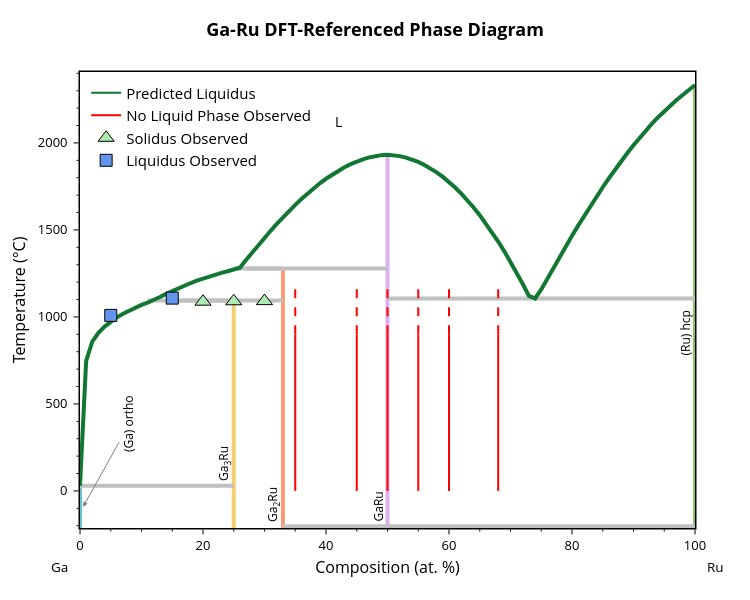

The notebook cell saved with this chart:
### Markdown cell above
## 3 - Refine liquid parameters using measured constraints

We first adjust the solid phases with the convex hull editor, then use the measured liquidus to refine the non-ideal mixing parameters. The `ConvexHullEditor` is initialized directly from the `BinaryLiquid`; its temperature slider shows the Gibbs hull `G = H - T*S`, and `apply()` writes the edited hull and phase list (with entropies) back to the object.

### Code cell
import numpy as np
from gliquid.binary import _x_vals
from gliquid.hull_editor import ConvexHullEditor

def optimize_predicted_params(bl: BinaryLiquid, known_points: list, predicted_params: list) -> tuple:

    hull_points = np.array([[p['comp'], p['enthalpy']] for p in bl.phases if 'comp' in p])
    bl.eqs['h_hull_interp'] = np.interp(_x_vals[1:-1], hull_points[:, 0], hull_points[:, 1])
    bl.comp_range_fit_lim = 0
    bl.init_error = False
    bl.max_liq_temp = max(v['T_fusion'] for v in bl.component_data.values())
    bl.min_liq_temp = min(v['T_fusion'] for v in bl.component_data.values())
    bl.digitized_liq = [[p[0], p[1]] for p in known_points]

    mae, _, _, _ = bl.calculate_deviation_metrics(ignored_ranges=False, allow_sparse_data=True)
    print(f"Known points (Kelvin): {known_points}")
    print(f"Liquidus MAE from known points: {int(mae)}K")

    print(f"Original predicted parameters: {predicted_params}")

    bl.fit_parameters(verbose=True, max_iter=128, check_phase_mismatch=False, allow_sparse_data=True, 
                      disable_inv_constrs=True, params_init=predicted_params)
    
    print(f"Adjusted parameters: {bl.get_params()}")
    return bl.get_params()


# Edit the solid phases with the convex hull editor (initialized from the BinaryLiquid).
# GaRu sits just above the T=0 DFT hull, but its configurational entropy stabilizes it at
# the assessment temperature; Ga3Ru is given a small negative entropy. Entropies are in
# eV/atom/K (to match the eV/atom energy axis); 1.057e-4 eV/atom/K = 10.2 J/mol-atom/K.
t_assess = 1108 + 273.15  # assessment temperature (K) at which the Gibbs hull is evaluated
editor = ConvexHullEditor(bl)
editor.set_temperature(t_assess)
editor.modify_entry(editor.find_entry(name='Ga3Ru'), new_entropy=-1.451e-5)                # = -1.4 J/mol-atom/K
editor.modify_entry(editor.find_entry(name='GaRu'), new_ef_per_atom=-0.301, new_entropy=1.057e-4)  # = 10.2 J/mol-atom/K
editor.display()   # interactive: inspect the Gibbs hull and tune values with the temperature slider
editor.apply()

print("Solid phase energies (eV/atom, eV/atom/K):")
for p in bl.phases:
    if 'comp' in p:
        print(f"  {p['name']:<22} Ef={p['enthalpy']/96485:+.3f}  S={p.get('entropy', 0)/96485:+.2e}")
print("-" * 30)

# Reformat measured liquidus points to [at. fraction, Kelvin]
measured_liq_points = [[p[0]/100.0, p[1]+273.15] for p in liquidus_points]
measured_liq_points.append([0.73, 1125+273.15]) # Add suspected pre-melting point to stabilize optimization
adj_params = optimize_predicted_params(bl, measured_liq_points, pred_params)
bl.temp_range = [253, 1000]
bl.update_phase_points()
blp = BLPlotter(bl)
fig = blp.get_plot('pred')
add_experimental_traces(fig)
fig.show()

### Figure 1 — Plotly figure (JSON) as saved in the notebook; plotly's stock layout.template omitted (floating-point values rounded to 4 significant figures)
{"data": [{"hovertemplate": "label=alpha-Ga (orthorhombic)<br>x=%{x}<br>t=%{y}<extra></extra>", "legendgroup": "alpha-Ga (orthorhombic)", "line": {"color": "rgb(102, 197, 204)", "dash": "solid", "width": 4}, "marker": {"symbol": "circle"}, "mode": "lines", "name": "alpha-Ga (orthorhombic)", "orientation": "v", "showlegend": false, "type": "scatter", "x": [0, 0], "xaxis": "x", "y": [29.75, -273.1], "yaxis": "y"}, {"hovertemplate": "label=Ga3Ru<br>x=%{x}<br>t=%{y}<extra></extra>", "legendgroup": "Ga3Ru", "line": {"color": "rgb(246, 207, 113)", "dash": "solid", "width": 4}, "marker": {"symbol": "circle"}, "mode": "lines", "name": "Ga3Ru", "orientation": "v", "showlegend": false, "type": "scatter", "x": [25, 25, 25, 25, 25, 25, 25, 25, 25, 25, 25, 25, 25, 25, 25], "xaxis": "x", "y": [29.75, -5484.0, 944.6, 973.3, 908.6, 1037.0, 746.9, 858.1, 1018.0, 997.5, 1069.0, 1054.0, 1082.0, 1094.0, -273.1], "yaxis": "y"}, {"hovertemplate": "label=Ga2Ru<br>x=%{x}<br>t=%{y}<extra></extra>", "legendgroup": "Ga2Ru", "line": {"color": "rgb(248, 156, 116)", "dash": "solid", "width": 4}, "marker": {"symbol": "circle"}, "mode": "lines", "name": "Ga2Ru", "orientation": "v", "showlegend": false, "type": "scatter", "x": [33, 33, 33, 33, 33, 33, 33, 33, 33, 33, 33, 33, 33, 33, 33, 33, 33, 33, 33], "xaxis": "x", "y": [-5484.0, -202.3, 1278.0, 1271.0, 1094.0, 1095.0, 1114.0, 1243.0, 1208.0, 1149.0, 1132.0, 1263.0, 1253.0, 1165.0, 1233.0, 1221.0, 1195.0, 1181.0, -273.1], "yaxis": "y"}, {"hovertemplate": "label=GaRu<br>x=%{x}<br>t=%{y}<extra></extra>", "legendgroup": "GaRu", "line": {"color": "rgb(220, 176, 242)", "dash": "solid", "width": 4}, "marker": {"symbol": "circle"}, "mode": "lines", "name": "GaRu", "orientation": "v", "showlegend": false, "type": "scatter", "x": [50, 50, 50, 50, 50, 50, 50, 50, 50, 50, 50, 50, 50, 50, 50, 50, 50, 50, 50, 50, 50, 50, 50, 50, 50, 50, 50, 50, 50, 50, 50, 50, 50, 50, 50, 50, 50, 50, 50, 50, 50, 50, 50, 50, 50, 50, 50, 50, 50, 50, 50, 50], "xaxis": "x", "y": [-202.3, 1818.0, 1609.0, 1370.0, 1924.0, 1930.0, 1932.0, 1905.0, 1916.0, 1930.0, 1924.0, 1708.0, 1743.0, 1805.0, 1776.0, 1891.0, 1873.0, 1831.0, 1853.0, 1255.0, 1189.0, 1106.0, 1121.0, 1670.0, 1629.0, 1537.0, 1585.0, 1317.0, 1377.0, 1487.0, 1433.0, 1916.0, 1906.0, 1878.0, 1893.0, 1860.0, 1840.0, 1678.0, 1644.0, 1794.0, 1768.0, 1709.0, 1740.0, 1278.0, 1327.0, 1282.0, 1495.0, 1572.0, 1534.0, 1413.0, 1454.0, -273.1], "yaxis": "y"}, {"hovertemplate": "label=hcp-Ru<br>x=%{x}<br>t=%{y}<extra></extra>", "legendgroup": "hcp-Ru", "line": {"color": "rgb(135, 197, 95)", "dash": "solid", "width": 4}, "marker": {"symbol": "circle"}, "mode": "lines", "name": "hcp-Ru", "orientation": "v", "showlegend": false, "type": "scatter", "x": [100, 100, 100, 100, 100, 100, 100, 100, 100, 100, 100, 100, 100, 100, 100, 100, 100, 100, 100, 100, 100, 100, 100, 100, 100, 100, 100, 100, 100, 100], "xaxis": "x", "y": [-5484.0, -202.3, 2333.0, 2275.0, 2302.0, 2183.0, 2247.0, 2216.0, 1797.0, 2071.0, 1942.0, 2111.0, 2148.0, 1466.0, 1524.0, 1638.0, 1582.0, 1692.0, 1745.0, 1987.0, 2030.0, 1847.0, 1895.0, 1406.0, 1346.0, 1221.0, 1284.0, 1158.0, 1106.0, -273.1], "yaxis": "y"}, {"hovertemplate": "x=%{x}<br>y=%{y}<extra></extra>", "legendgroup": "", "line": {"color": "Silver", "dash": "solid", "width": 4}, "marker": {"symbol": "circle"}, "mode": "lines", "name": "", "orientation": "v", "showlegend": false, "type": "scatter", "x": [50, 100], "xaxis": "x", "y": [1106.0, 1106.0], "yaxis": "y"}, {"hovertemplate": "x=%{x}<br>y=%{y}<extra></extra>", "legendgroup": "", "line": {"color": "Silver", "dash": "solid", "width": 4}, "marker": {"symbol": "circle"}, "mode": "lines", "name": "", "orientation": "v", "showlegend": false, "type": "scatter", "x": [25, 100], "xaxis": "x", "y": [-5484.0, -5484.0], "yaxis": "y"}, {"hovertemplate": "x=%{x}<br>y=%{y}<extra></extra>", "legendgroup": "", "line": {"color": "Silver", "dash": "solid", "width": 4}, "marker": {"symbol": "circle"}, "mode": "lines", "name": "", "orientation": "v", "showlegend": false, "type": "scatter", "x": [33, 100], "xaxis": "x", "y": [-202.3, -202.3], "yaxis": "y"}, {"hovertemplate": "x=%{x}<br>y=%{y}<extra></extra>", "legendgroup": "", "line": {"color": "Silver", "dash": "solid", "width": 4}, "marker": {"symbol": "circle"}, "mode": "lines", "name": "", "orientation": "v", "showlegend": false, "type": "scatter", "x": [25, 50], "xaxis": "x", "y": [1278.0, 1278.0], "yaxis": "y"}, {"hovertemplate": "x=%{x}<br>y=%{y}<extra></extra>", "legendgroup": "", "line": {"color": "Silver", "dash": "solid", "width": 4}, "marker": {"symbol": "circle"}, "mode": "lines", "name": "", "orientation": "v", "showlegend": false, "type": "scatter", "x": [11, 33], "xaxis": "x", "y": [1094.0, 1094.0], "yaxis": "y"}, {"hovertemplate": "x=%{x}<br>y=%{y}<extra></extra>", "legendgroup": "", "line": {"color": "Silver", "dash": "solid", "width": 4}, "marker": {"symbol": "circle"}, "mode": "lines", "name": "", "orientation": "v", "showlegend": false, "type": "scatter", "x": [0, 25], "xaxis": "x", "y": [29.75, 29.75], "yaxis": "y"}, {"hovertemplate": "x=%{x}<br>y=%{y}<extra></extra>", "legendgroup": "", "line": {"color": "Silver", "dash": "solid", "width": 4}, "marker": {"symbol": "circle"}, "mode": "lines", "name": "", "orientation": "v", "showlegend": false, "type": "scatter", "x": [25, 14.0], "xaxis": "x", "y": [1094.0, 1094.0], "yaxis": "y"}, {"hovertemplate": "x=%{x}<br>y=%{y}<extra></extra>", "legendgroup": "", "line": {"color": "Silver", "dash": "solid", "width": 4}, "marker": {"symbol": "circle"}, "mode": "lines", "name": "", "orientation": "v", "showlegend": false, "type": "scatter", "x": [33, 27], "xaxis": "x", "y": [1278.0, 1278.0], "yaxis": "y"}, {"hovertemplate": "label=L<br>x=%{x}<br>t=%{y}<extra></extra>", "legendgroup": "L", "line": {"color": "#117733", "dash": "solid", "width": 4}, "marker": {"symbol": "circle"}, "mode": "lines", "name": "L", "orientation": "v", "showlegend": false, "type": "scatter", "x": [0, 1, 2, 3, 4, 5, 6, 7.0, 8, 9, 10, 11, 12, 13, 14.0, 15, 16, 17, 18, 19, 20, 21, 22, 23, 24, 25, 26, 27, 28.0, 29.0, 30, 31, 32, 33, 34, 35, 36, 37, 38, 39, 40, 41, 42, 43, 44, 45, 46, 47, 48, 49, 50, 51, 52, 53, 54, 55.0, 56.0, 57.0, 58.0, 59, 60, 61, 62, 63, 64, 65, 66, 67, 68, 69, 70, 71, 72, 73, 74, 75, 76, 77, 78, 79, 80, 81, 82, 83, 84, 85, 86, 87, 88, 89, 90, 91, 92, 93, 94, 95, 96, 97, 98, 99, 100], "xaxis": "x", "y": [29.75, 746.9, 858.1, 908.6, 944.6, 973.3, 997.5, 1018.0, 1037.0, 1054.0, 1069.0, 1082.0, 1095.0, 1114.0, 1132.0, 1149.0, 1165.0, 1181.0, 1195.0, 1208.0, 1221.0, 1233.0, 1243.0, 1253.0, 1263.0, 1271.0, 1282.0, 1327.0, 1370.0, 1413.0, 1454.0, 1495.0, 1534.0, 1572.0, 1609.0, 1644.0, 1678.0, 1709.0, 1740.0, 1768.0, 1794.0, 1818.0, 1840.0, 1860.0, 1878.0, 1893.0, 1906.0, 1916.0, 1924.0, 1930.0, 1932.0, 1930.0, 1924.0, 1916.0, 1905.0, 1891.0, 1873.0, 1853.0, 1831.0, 1805.0, 1776.0, 1743.0, 1708.0, 1670.0, 1629.0, 1585.0, 1537.0, 1487.0, 1433.0, 1377.0, 1317.0, 1255.0, 1189.0, 1121.0, 1106.0, 1158.0, 1221.0, 1284.0, 1346.0, 1406.0, 1466.0, 1524.0, 1582.0, 1638.0, 1692.0, 1745.0, 1797.0, 1847.0, 1895.0, 1942.0, 1987.0, 2030.0, 2071.0, 2111.0, 2148.0, 2183.0, 2216.0, 2247.0, 2275.0, 2302.0, 2333.0], "yaxis": "y"}, {"marker": {"color": "#117733"}, "mode": "lines", "name": "Predicted Liquidus", "showlegend": true, "type": "scatter", "x": [null], "y": [null]}, {"line": {"color": "red", "width": 2}, "mode": "lines", "name": "No Liquid Phase Observed", "showlegend": true, "type": "scatter", "x": [35, 35], "y": [0, 900]}, {"line": {"color": "red", "dash": "dash", "width": 2}, "mode": "lines", "showlegend": false, "type": "scatter", "x": [35, 35], "y": [900, 1200]}, {"line": {"color": "red", "width": 2}, "mode": "lines", "showlegend": false, "type": "scatter", "x": [45, 45], "y": [0, 900]}, {"line": {"color": "red", "dash": "dash", "width": 2}, "mode": "lines", "showlegend": false, "type": "scatter", "x": [45, 45], "y": [900, 1200]}, {"line": {"color": "red", "width": 2}, "mode": "lines", "showlegend": false, "type": "scatter", "x": [50, 50], "y": [0, 900]}, {"line": {"color": "red", "dash": "dash", "width": 2}, "mode": "lines", "showlegend": false, "type": "scatter", "x": [50, 50], "y": [900, 1200]}, {"line": {"color": "red", "width": 2}, "mode": "lines", "showlegend": false, "type": "scatter", "x": [55, 55], "y": [0, 900]}, {"line": {"color": "red", "dash": "dash", "width": 2}, "mode": "lines", "showlegend": false, "type": "scatter", "x": [55, 55], "y": [900, 1200]}, {"line": {"color": "red", "width": 2}, "mode": "lines", "showlegend": false, "type": "scatter", "x": [60, 60], "y": [0, 900]}, {"line": {"color": "red", "dash": "dash", "width": 2}, "mode": "lines", "showlegend": false, "type": "scatter", "x": [60, 60], "y": [900, 1200]}, {"line": {"color": "red", "width": 2}, "mode": "lines", "showlegend": false, "type": "scatter", "x": [68, 68], "y": [0, 900]}, {"line": {"color": "red", "dash": "dash", "width": 2}, "mode": "lines", "showlegend": false, "type": "scatter", "x": [68, 68], "y": [900, 1200]}, {"marker": {"color": "#ADEBB3", "line": {"color": "black", "width": 1}, "size": 14, "symbol": "triangle-up"}, "mode": "markers", "name": "Solidus Observed", "type": "scatter", "x": [20, 25, 30], "y": [1088.0, 1090.0, 1091.0]}, {"marker": {"color": "cornflowerblue", "line": {"color": "black", "width": 1}, "size": 12, "symbol": "square"}, "mode": "markers", "name": "Liquidus Observed", "type": "scatter", "x": [5, 15], "y": [1009.0, 1108.0]}], "layout": {"annotations": [{"arrowcolor": "gray", "arrowhead": 2, "arrowwidth": 1, "ax": 46.12, "ay": -82.97, "font": {"color": "black", "size": 12}, "showarrow": true, "text": "(Ga) ortho", "textangle": -90, "x": 0.5, "xanchor": "center", "y": -91.63, "yanchor": "middle"}, {"font": {"color": "black", "size": 12}, "showarrow": false, "text": "(Ru) hcp", "textangle": -90, "x": 98.5, "xanchor": "center", "y": 909.2, "yanchor": "middle"}, {"font": {"color": "black", "size": 12}, "showarrow": false, "text": "Ga<sub>3</sub>Ru", "textangle": -90, "x": 23.5, "xanchor": "center", "y": 158.4, "yanchor": "middle"}, {"font": {"color": "black", "size": 12}, "showarrow": false, "text": "Ga<sub>2</sub>Ru", "textangle": -90, "x": 31.5, "xanchor": "center", "y": -76.47, "yanchor": "middle"}, {"font": {"color": "black", "size": 12}, "showarrow": false, "text": "GaRu", "textangle": -90, "x": 48.5, "xanchor": "center", "y": -88.05, "yanchor": "middle"}, {"font": {"color": "black", "size": 14}, "showarrow": false, "text": "L", "x": 41.98, "y": 2124.0}, {"font": {"color": "black", "size": 13.5}, "showarrow": false, "text": "Ga", "x": -0.05, "xanchor": "left", "xref": "paper", "y": -0.086, "yanchor": "middle", "yref": "paper"}, {"font": {"color": "black", "size": 13.5}, "showarrow": false, "text": "Ru", "x": 1.05, "xanchor": "right", "xref": "paper", "y": -0.086, "yanchor": "middle", "yref": "paper"}], "font": {"color": "black", "size": 13}, "height": 600, "legend": {"font": {"size": 15}, "x": 0.01, "xanchor": "left", "y": 0.99, "yanchor": "top"}, "margin": {"b": 72, "r": 55, "t": 72}, "plot_bgcolor": "white", "showlegend": true, "title": {"font": {"color": "black", "size": 18}, "text": "<b>Ga-Ru DFT-Referenced Phase Diagram</b>", "x": 0.5, "xanchor": "center", "yanchor": "bottom"}, "width": 750, "xaxis": {"linecolor": "black", "linewidth": 1.5, "minor": {"nticks": 5, "tickcolor": "black", "ticklen": 2, "ticks": "outside", "tickwidth": 1}, "mirror": true, "range": [0, 100], "showline": true, "tickcolor": "black", "tickformat": ".0f", "ticklen": 5, "ticks": "outside", "tickwidth": 1, "title": {"font": {"size": 16}, "standoff": 8, "text": "Composition (at. %)"}}, "yaxis": {"linecolor": "black", "linewidth": 1.5, "minor": {"nticks": 5, "tickcolor": "black", "ticklen": 2, "ticks": "outside", "tickwidth": 1}, "mirror": true, "range": [-213.0, 2408.0], "showline": true, "tickcolor": "black", "ticklen": 5, "ticks": "outside", "ticksuffix": " ", "tickwidth": 1, "title": {"font": {"size": 16}, "standoff": 8, "text": "Temperature (°C)"}}}}
